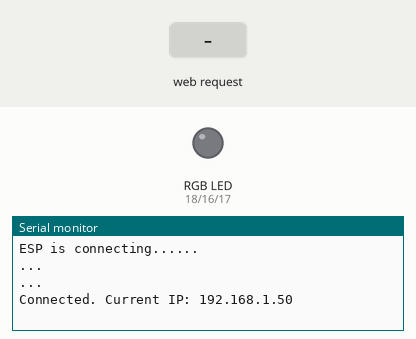
Bench run of a sketch on a simulated ESP32. On the bench: an RGB LED mixed from three pins (HIGH = lit), the last lines printed to the serial monitor. Inputs (shaded band) come from the test bench. WiFi joins after 1.5 s; servers stay silent unless stated.

Above: at 2.7 s.
2.8 s: HTTP request GET /?r= received
At 3.3 s:
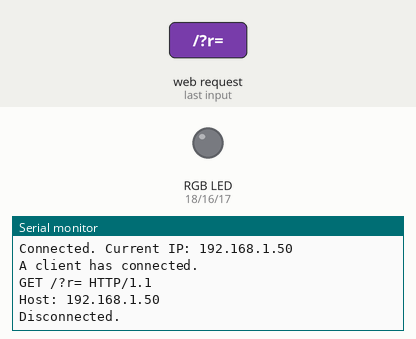
4.3 s: HTTP request GET /END received
At 5.6 s:
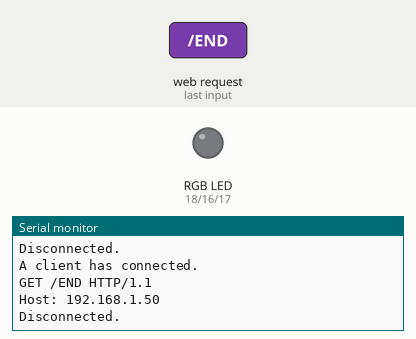

Measured:
- after the input at 2.8 s, the serial monitor: prints a new line at once (image 1)
- after the input at 4.3 s, the serial monitor: prints a new line at once (image 2)

The sketch:

RGB_Web_Server.ino
```cpp
// Ryan Root
// 8/21/24
// ESP32 Network RGB Strip Controller

// This will use the ledc library for PWM control, which is included in arduino core
// Ardunio core for the ESP32 can be found here: https://github.com/espressif/arduino-esp32

#include <WiFi.h>

const char* ssid = "";           // your network SSID
const char* password = "";       // your network password

// GPIO pins for RGB strip
const int green_pin = 16;
const int blue_pin = 17;
const int red_pin = 18;

// PWM control setup
const int frequency = 500;
const int resolution = 8;

// set port number 80
WiFiServer server(80);

// string to store the HTTP request
String header;

// variables to handle page timeout
unsigned long current_time = millis();
unsigned long prev_time = 0;
const long timeout_period = 5000;   // 5 seconds

// change RGB colors given parsed values
// red, green, blue must be ints between 0 and 255
void change_color(int red, int green, int blue) {
  ledcWrite(red_pin, red);
  ledcWrite(green_pin, green);
  ledcWrite(blue_pin, blue);
}

// connect to the network with given SSID and password, start server
void initwifi() {
  WiFi.begin(ssid, password);
  Serial.print("ESP is connecting...");
  while (WiFi.status() != WL_CONNECTED) {
    Serial.println("...");
    delay(500);
  }
  Serial.print("Connected. Current IP: ");
  Serial.println(WiFi.localIP());
  server.begin();
}

void setup() {
  // highest BAUD rate
  Serial.begin(115200);

  ledcAttach(green_pin, frequency, resolution);
  ledcAttach(blue_pin, frequency, resolution);
  ledcAttach(red_pin, frequency, resolution);

  initwifi();
}

void loop() {
  // Listen for incoming clients
  WiFiClient client = server.available();

  if (client) {
    current_time = millis();
    prev_time = current_time;
    Serial.println("A client has connected.");
    String curr_line = "";      // a String to hold server data
    while (client.connected() && current_time - prev_time <= timeout_period) {
      current_time = millis();
      if (client.available()) {
        char c = client.read();
        Serial.write(c);
        header += c;

        if (c == '\n') {
          if (curr_line.length() == 0) {
            // HTTP header
            client.println("HTTP/1.1 200 OK");
            client.println("Content-type:text/html");
            client.println("Connection: close");
            client.println();

            // display web page
            client.println("<!DOCTYPE html><html>");
            client.println("<head><meta charset=\"UTF-8\"><meta name=\"width=device-width, initial-scale=1.0\">");
            client.println("<h1>Control Your RGB Strip</h1>");
            // CSS styling
            client.println("<style>h1 {color: black; text-align: center;}");
            client.println("h2 {text-align: center;}");
            client.println("button {font-size: larger; border-radius: 12px; background-color: gainsboro; padding: 10px 15px;}");
            client.println("form {text-align: center; font-size: medium;}</style></head>");
            client.println("<body><h2>Enter a value between 0 and 255 for each of the following colors:</h2>");
            // JS script to update query string
            client.println("<script> function get_color() {;");
            client.println("var red_val = document.getElementById(\"red\").value;");
            client.println("var green_val = document.getElementById(\"green\").value;");
            client.println("var blue_val = document.getElementById(\"blue\").value;");
            client.println("const obj = {r: red_val, g: green_val, b: blue_val,};");
            client.println("const search_params = new URLSearchParams(obj);");
            client.println("const query_string = search_params.toString();");
            client.println("const new_url = window.location.origin + '/?' + query_string + \"END\";");
            client.println("window.location.href = new_url; } </script>");
            // form for user to input RGB values
            client.println("<form>Red:<input type = \"text\" size = \"12\" id = \"red\">");
            client.println("Green:<input type = \"text\" size = \"12\" id = \"green\">");
            client.println("Blue:<input type = \"text\" size = \"12\" id = \"blue\">");
            client.println("<button type=\"button\" onclick=\"get_color()\">Apply</button></form>");
            client.println();

            // grab RGB values that were submitted
            if (header.indexOf("GET /?r=") >= 0) {
              int index_1 = header.indexOf("r=");
              int index_2 = header.indexOf("g=");
              int index_3 = header.indexOf("b=");
              int index_4 = header.indexOf("END");

              String red_string = header.substring(index_1 + 2, index_2 - 1);
              String green_string = header.substring(index_2 + 2, index_3 - 1);
              String blue_string = header.substring(index_3 + 2, index_4);

              int red_val = red_string.toInt();
              int green_val = green_string.toInt();
              int blue_val = blue_string.toInt();
              change_color(red_val, green_val, blue_val);
            }
            break;
          } else {
            curr_line = "";
          }
        } else if (c != '\r') {
          curr_line += c;
        }
      }
    }
    // reset header
    header = "";
    // close connection
    client.stop();
    Serial.println("Disconnected.");
    Serial.println();
  }
}
```
